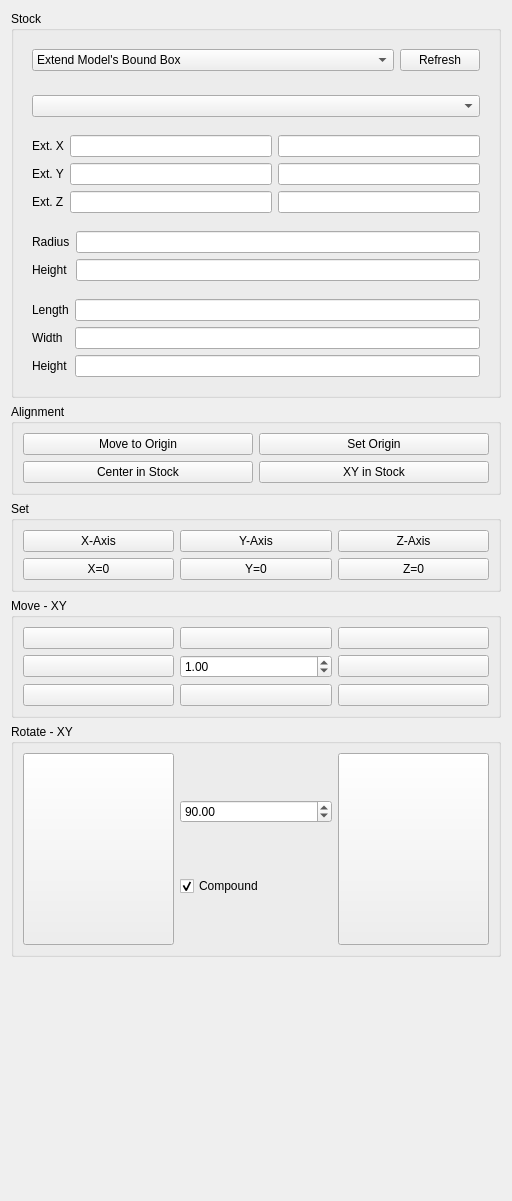
      <widget class="QWidget" name="page_3">
       <property name="geometry">
        <rect>
         <x>0</x>
         <y>0</y>
         <width>512</width>
         <height>1201</height>
        </rect>
       </property>
       <attribute name="label">
        <string>Layout</string>
       </attribute>
       <layout class="QVBoxLayout" name="verticalLayout_9">
        <item>
         <widget class="QGroupBox" name="stockGroup">
          <property name="title">
           <string>Stock</string>
          </property>
          <layout class="QVBoxLayout" name="verticalLayout_5">
           <property name="spacing">
            <number>0</number>
           </property>
           <item>
            <widget class="QWidget" name="widget_2" native="true">
             <layout class="QHBoxLayout" name="horizontalLayout_5">
              <item>
               <widget class="QComboBox" name="stock">
                <property name="sizePolicy">
                 <sizepolicy hsizetype="MinimumExpanding" vsizetype="Fixed">
                  <horstretch>0</horstretch>
                  <verstretch>0</verstretch>
                 </sizepolicy>
                </property>
                <property name="currentIndex">
                 <number>2</number>
                </property>
                <item>
                 <property name="text">
                  <string>Create Box</string>
                 </property>
                </item>
                <item>
                 <property name="text">
                  <string>Create Cylinder</string>
                 </property>
                </item>
                <item>
                 <property name="text">
                  <string>Extend Model's Bound Box</string>
                 </property>
                </item>
                <item>
                 <property name="text">
                  <string>Use Existing Solid</string>
                 </property>
                </item>
               </widget>
              </item>
              <item>
               <widget class="QPushButton" name="refreshStock">
                <property name="text">
                 <string>Refresh</string>
                </property>
               </widget>
              </item>
             </layout>
            </widget>
           </item>
           <item>
            <spacer name="horizontalSpacer">
             <property name="orientation">
              <enum>Qt::Horizontal</enum>
             </property>
             <property name="sizeHint" stdset="0">
              <size>
               <width>40</width>
               <height>6</height>
              </size>
             </property>
            </spacer>
           </item>
           <item>
            <widget class="QFrame" name="stockFromExisting">
             <layout class="QGridLayout" name="gridLayout_8">
              <item row="0" column="1">
               <widget class="QComboBox" name="stockExisting"/>
              </item>
             </layout>
            </widget>
           </item>
           <item>
            <widget class="QFrame" name="stockFromBase">
             <layout class="QGridLayout" name="gridLayout_9">
              <item row="1" column="3">
               <widget class="Gui::InputField" name="stockExtYpos"/>
              </item>
              <item row="0" column="1">
               <widget class="QLabel" name="stockExtXLabel">
                <property name="text">
                 <string>Ext. X</string>
                </property>
               </widget>
              </item>
              <item row="0" column="3">
               <widget class="Gui::InputField" name="stockExtXpos">
                <property name="sizePolicy">
                 <sizepolicy hsizetype="Expanding" vsizetype="Fixed">
                  <horstretch>0</horstretch>
                  <verstretch>0</verstretch>
                 </sizepolicy>
                </property>
               </widget>
              </item>
              <item row="1" column="1">
               <widget class="QLabel" name="stockExtYLabel">
                <property name="text">
                 <string>Ext. Y</string>
                </property>
               </widget>
              </item>
              <item row="0" column="2">
               <widget class="Gui::InputField" name="stockExtXneg"/>
              </item>
              <item row="2" column="1">
               <widget class="QLabel" name="stockExtZLabel">
                <property name="text">
                 <string>Ext. Z</string>
                </property>
               </widget>
              </item>
              <item row="2" column="2">
               <widget class="Gui::InputField" name="stockExtZneg"/>
              </item>
              <item row="2" column="3">
               <widget class="Gui::InputField" name="stockExtZpos"/>
              </item>
              <item row="1" column="2">
               <widget class="Gui::InputField" name="stockExtYneg"/>
              </item>
             </layout>
            </widget>
           </item>
           <item>
            <widget class="QFrame" name="stockCreateCylinder">
             <layout class="QGridLayout" name="gridLayout_10">
              <item row="0" column="2">
               <widget class="Gui::InputField" name="stockCylinderRadius"/>
              </item>
              <item row="1" column="2">
               <widget class="Gui::InputField" name="stockCylinderHeight"/>
              </item>
              <item row="0" column="1">
               <widget class="QLabel" name="stockCylinderRadiusLabel">
                <property name="text">
                 <string>Radius</string>
                </property>
               </widget>
              </item>
              <item row="1" column="1">
               <widget class="QLabel" name="stockCylinderHeightLabel">
                <property name="text">
                 <string>Height</string>
                </property>
               </widget>
              </item>
             </layout>
            </widget>
           </item>
           <item>
            <widget class="QFrame" name="stockCreateBox">
             <layout class="QGridLayout" name="gridLayout_11">
              <item row="0" column="1">
               <widget class="QLabel" name="stockBoxLengthLabel">
                <property name="text">
                 <string>Length</string>
                </property>
               </widget>
              </item>
              <item row="1" column="1">
               <widget class="QLabel" name="stockBoxWidthLabel">
                <property name="text">
                 <string>Width</string>
                </property>
               </widget>
              </item>
              <item row="0" column="2">
               <widget class="Gui::InputField" name="stockBoxLength"/>
              </item>
              <item row="2" column="2">
               <widget class="Gui::InputField" name="stockBoxHeight"/>
              </item>
              <item row="1" column="2">
               <widget class="Gui::InputField" name="stockBoxWidth"/>
              </item>
              <item row="2" column="1">
               <widget class="QLabel" name="stockBoxHeightLabel">
                <property name="text">
                 <string>Height</string>
                </property>
               </widget>
              </item>
             </layout>
            </widget>
           </item>
          </layout>
         </widget>
        </item>
        <item>
         <widget class="QGroupBox" name="modelAlignGroup">
          <property name="title">
           <string>Alignment</string>
          </property>
          <layout class="QGridLayout" name="gridLayout_2">
           <item row="2" column="0">
            <widget class="QPushButton" name="centerInStock">
             <property name="text">
              <string>Center in Stock</string>
             </property>
            </widget>
           </item>
           <item row="2" column="1">
            <widget class="QPushButton" name="centerInStockXY">
             <property name="text">
              <string>XY in Stock</string>
             </property>
            </widget>
           </item>
           <item row="0" column="1">
            <widget class="QPushButton" name="setOrigin">
             <property name="text">
              <string>Set Origin</string>
             </property>
            </widget>
           </item>
           <item row="0" column="0">
            <widget class="QPushButton" name="moveToOrigin">
             <property name="text">
              <string>Move to Origin</string>
             </property>
            </widget>
           </item>
          </layout>
         </widget>
        </item>
        <item>
         <widget class="QGroupBox" name="modelSetGroup">
          <property name="title">
           <string>Set</string>
          </property>
          <layout class="QGridLayout" name="gridLayout_5">
           <item row="0" column="0">
            <widget class="QPushButton" name="modelSetXAxis">
             <property name="text">
              <string>X-Axis</string>
             </property>
            </widget>
           </item>
           <item row="0" column="1">
            <widget class="QPushButton" name="modelSetYAxis">
             <property name="text">
              <string>Y-Axis</string>
             </property>
            </widget>
           </item>
           <item row="0" column="2">
            <widget class="QPushButton" name="modelSetZAxis">
             <property name="text">
              <string>Z-Axis</string>
             </property>
            </widget>
           </item>
           <item row="1" column="1">
            <widget class="QPushButton" name="modelSetY0">
             <property name="text">
              <string>Y=0</string>
             </property>
            </widget>
           </item>
           <item row="1" column="2">
            <widget class="QPushButton" name="modelSetZ0">
             <property name="text">
              <string>Z=0</string>
             </property>
            </widget>
           </item>
           <item row="1" column="0">
            <widget class="QPushButton" name="modelSetX0">
             <property name="text">
              <string>X=0</string>
             </property>
            </widget>
           </item>
          </layout>
         </widget>
        </item>
        <item>
         <widget class="QGroupBox" name="modelMoveGroup">
          <property name="title">
           <string>Move - XY</string>
          </property>
          <layout class="QGridLayout" name="gridLayout_3">
           <item row="0" column="1">
            <widget class="QPushButton" name="modelMoveUp">
             <property name="text">
              <string/>
             </property>
             <property name="icon">
              <iconset resource="../Path.qrc">
               <normaloff>:/icons/arrow-up.svg</normaloff>:/icons/arrow-up.svg</iconset>
             </property>
             <property name="iconSize">
              <size>
               <width>32</width>
               <height>32</height>
              </size>
             </property>
            </widget>
           </item>
           <item row="0" column="2">
            <widget class="QPushButton" name="modelMoveRightUp">
             <property name="text">
              <string/>
             </property>
             <property name="icon">
              <iconset resource="../Path.qrc">
               <normaloff>:/icons/arrow-right-up.svg</normaloff>:/icons/arrow-right-up.svg</iconset>
             </property>
             <property name="iconSize">
              <size>
               <width>32</width>
               <height>32</height>
              </size>
             </property>
            </widget>
           </item>
           <item row="0" column="0">
            <widget class="QPushButton" name="modelMoveLeftUp">
             <property name="text">
              <string/>
             </property>
             <property name="icon">
              <iconset resource="../Path.qrc">
               <normaloff>:/icons/arrow-left-up.svg</normaloff>:/icons/arrow-left-up.svg</iconset>
             </property>
             <property name="iconSize">
              <size>
               <width>32</width>
               <height>32</height>
              </size>
             </property>
            </widget>
           </item>
           <item row="1" column="2">
            <widget class="QPushButton" name="modelMoveRight">
             <property name="text">
              <string/>
             </property>
             <property name="icon">
              <iconset resource="../Path.qrc">
               <normaloff>:/icons/arrow-right.svg</normaloff>:/icons/arrow-right.svg</iconset>
             </property>
             <property name="iconSize">
              <size>
               <width>32</width>
               <height>32</height>
              </size>
             </property>
            </widget>
           </item>
           <item row="1" column="1">
            <widget class="QDoubleSpinBox" name="modelMoveValue">
             <property name="minimum">
              <double>-1000.000000000000000</double>
             </property>
             <property name="maximum">
              <double>1000.000000000000000</double>
             </property>
             <property name="value">
              <double>1.000000000000000</double>
             </property>
            </widget>
           </item>
           <item row="1" column="0">
            <widget class="QPushButton" name="modelMoveLeft">
             <property name="text">
              <string/>
             </property>
             <property name="icon">
              <iconset resource="../Path.qrc">
               <normaloff>:/icons/arrow-left.svg</normaloff>:/icons/arrow-left.svg</iconset>
             </property>
             <property name="iconSize">
              <size>
               <width>32</width>
               <height>32</height>
              </size>
             </property>
            </widget>
           </item>
           <item row="2" column="0">
            <widget class="QPushButton" name="modelMoveLeftDown">
             <property name="text">
              <string/>
             </property>
             <property name="icon">
              <iconset resource="../Path.qrc">
               <normaloff>:/icons/arrow-left-down.svg</normaloff>:/icons/arrow-left-down.svg</iconset>
             </property>
             <property name="iconSize">
              <size>
               <width>32</width>
               <height>32</height>
              </size>
             </property>
            </widget>
           </item>
           <item row="2" column="1">
            <widget class="QPushButton" name="modelMoveDown">
             <property name="text">
              <string/>
             </property>
             <property name="icon">
              <iconset resource="../Path.qrc">
               <normaloff>:/icons/arrow-down.svg</normaloff>:/icons/arrow-down.svg</iconset>
             </property>
             <property name="iconSize">
              <size>
               <width>32</width>
               <height>32</height>
              </size>
             </property>
            </widget>
           </item>
           <item row="2" column="2">
            <widget class="QPushButton" name="modelMoveRightDown">
             <property name="text">
              <string/>
             </property>
             <property name="icon">
              <iconset resource="../Path.qrc">
               <normaloff>:/icons/arrow-right-down.svg</normaloff>:/icons/arrow-right-down.svg</iconset>
             </property>
             <property name="iconSize">
              <size>
               <width>32</width>
               <height>32</height>
              </size>
             </property>
            </widget>
           </item>
          </layout>
         </widget>
        </item>
        <item>
         <widget class="QGroupBox" name="modelRotateGroup">
          <property name="title">
           <string>Rotate - XY</string>
          </property>
          <layout class="QGridLayout" name="gridLayout_6">
           <item row="0" column="1">
            <widget class="QWidget" name="widget_5" native="true">
             <layout class="QVBoxLayout" name="verticalLayout_18">
              <property name="leftMargin">
               <number>0</number>
              </property>
              <property name="topMargin">
               <number>0</number>
              </property>
              <property name="rightMargin">
               <number>0</number>
              </property>
              <property name="bottomMargin">
               <number>0</number>
              </property>
              <item>
               <widget class="QDoubleSpinBox" name="modelRotateValue">
                <property name="minimum">
                 <double>-180.000000000000000</double>
                </property>
                <property name="maximum">
                 <double>360.000000000000000</double>
                </property>
                <property name="value">
                 <double>90.000000000000000</double>
                </property>
               </widget>
              </item>
              <item>
               <widget class="QCheckBox" name="modelRotateCompound">
                <property name="text">
                 <string>Compound</string>
                </property>
                <property name="checked">
                 <bool>true</bool>
                </property>
               </widget>
              </item>
             </layout>
            </widget>
           </item>
           <item row="0" column="0">
            <widget class="QPushButton" name="modelRotateLeft">
             <property name="sizePolicy">
              <sizepolicy hsizetype="Minimum" vsizetype="MinimumExpanding">
               <horstretch>0</horstretch>
               <verstretch>0</verstretch>
              </sizepolicy>
             </property>
             <property name="text">
              <string/>
             </property>
             <property name="icon">
              <iconset resource="../Path.qrc">
               <normaloff>:/icons/arrow-ccw.svg</normaloff>:/icons/arrow-ccw.svg</iconset>
             </property>
             <property name="iconSize">
              <size>
               <width>32</width>
               <height>32</height>
              </size>
             </property>
            </widget>
           </item>
           <item row="0" column="2">
            <widget class="QPushButton" name="modelRotateRight">
             <property name="sizePolicy">
              <sizepolicy hsizetype="Minimum" vsizetype="MinimumExpanding">
               <horstretch>0</horstretch>
               <verstretch>0</verstretch>
              </sizepolicy>
             </property>
             <property name="text">
              <string/>
             </property>
             <property name="icon">
              <iconset resource="../Path.qrc">
               <normaloff>:/icons/arrow-cw.svg</normaloff>:/icons/arrow-cw.svg</iconset>
             </property>
             <property name="iconSize">
              <size>
               <width>32</width>
               <height>32</height>
              </size>
             </property>
            </widget>
           </item>
          </layout>
         </widget>
        </item>
        <item>
         <spacer name="verticalSpacer_2">
          <property name="orientation">
           <enum>Qt::Vertical</enum>
          </property>
          <property name="sizeHint" stdset="0">
           <size>
            <width>20</width>
            <height>195</height>
           </size>
          </property>
         </spacer>
        </item>
       </layout>
      </widget>
